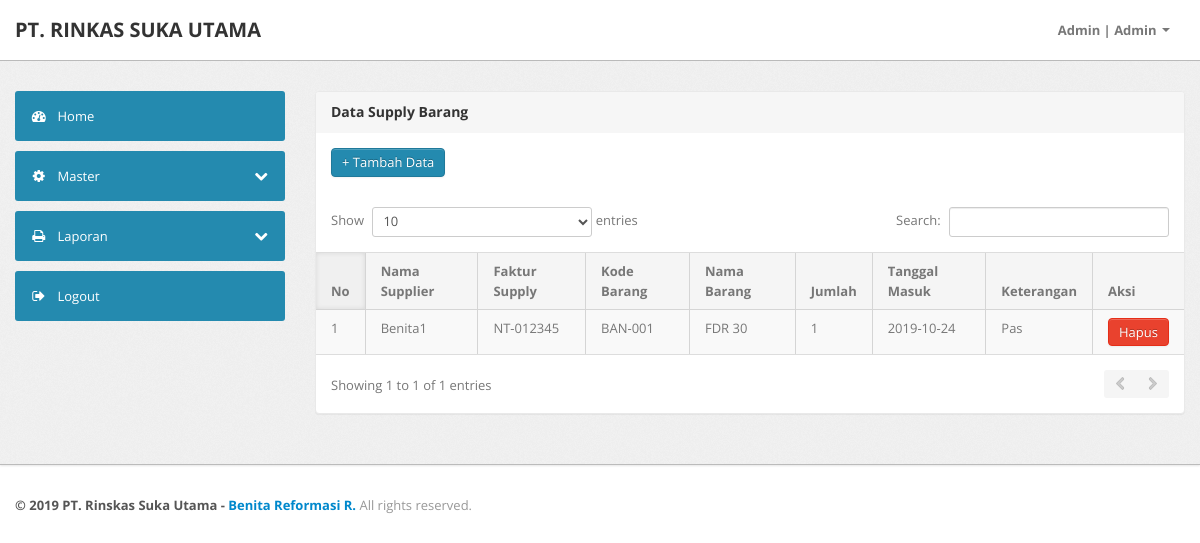
Before: /index.php?page=data_supply (signed in) with the older database file.
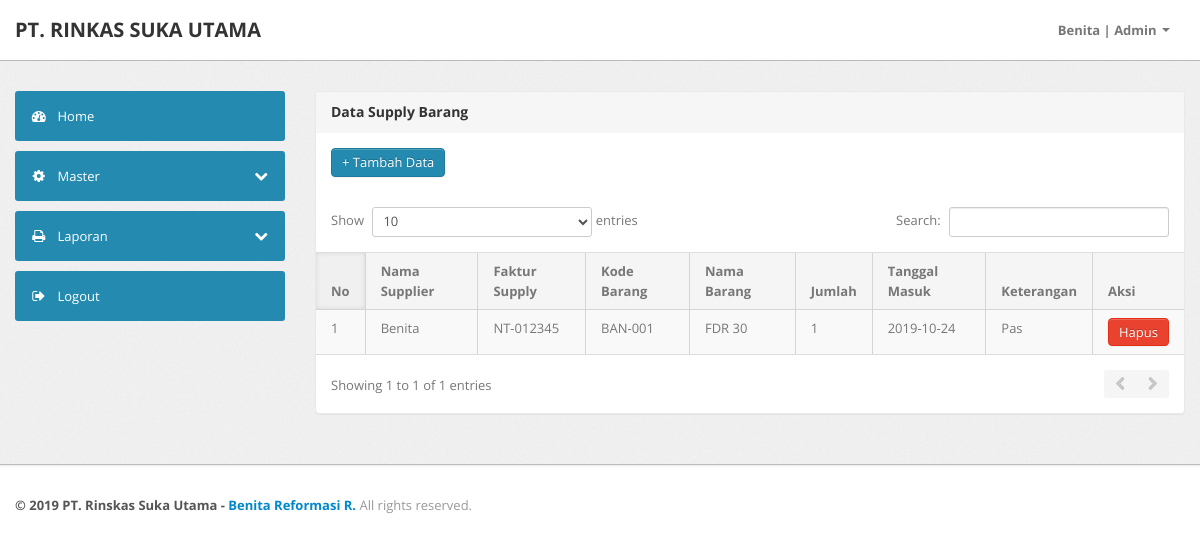
After: the same page with the newer database file.
### tables this page shows
CREATE TABLE `tb_barang_msk` (
  `msk_id` int(11) NOT NULL AUTO_INCREMENT,
  `supplier_id` int(11) NOT NULL,
  `barang_id` int(11) NOT NULL,
  `msk_faktur` varchar(50) NOT NULL,
  `msk_jumlah` int(11) NOT NULL,
  `msk_tgl` date NOT NULL,
  `msk_ket` varchar(50) NOT NULL,
  PRIMARY KEY (`msk_id`)
);

CREATE TABLE `tb_supplier` (
  `supplier_id` int(11) NOT NULL AUTO_INCREMENT,
  `supplier_nama` varchar(50) NOT NULL,
  `supplier_alamat` varchar(100) NOT NULL,
  `supplier_tlp` varchar(50) NOT NULL,
  PRIMARY KEY (`supplier_id`)
);

CREATE TABLE `tb_barang` (
  `barang_id` int(11) NOT NULL AUTO_INCREMENT,
  `kategori_id` int(11) NOT NULL,
  `barang_kode` varchar(50) NOT NULL,
  `barang_nama` varchar(50) NOT NULL,
  `barang_stok` int(11) NOT NULL,
  `barang_tgl` date NOT NULL,
  `barang_sat` varchar(50) NOT NULL,
  `barang_ket` varchar(100) NOT NULL,
  `barang_jual` int(11) NOT NULL,
  `barang_beli` int(11) NOT NULL,
  PRIMARY KEY (`barang_id`)
);

### koneksi.php (called while the page is built, shortened)
<?php
$no   = 1;

### data_supply.php (the view, shortened to what this page needs)
<div class="span9">
    <div class="content">
        <div class="module">
            <div class="module-head">
                <h3>
                    Data Supply Barang</h3>
            </div>
            <div class="module-body">
                <a class="collapsed btn btn-primary" data-toggle="collapse" href="#Tambah">+ Tambah Data</a>
            </div>
            <div class="module-body table">
                <div id="Tambah" class="collapse unstyled">
                    <form action="" method="post" class="form-horizontal row-fluid">
                    </form>
                </div>
                <table cellpadding="0" cellspacing="0" border="0" class="datatable-1 table table-bordered table-striped display" width="100%">
                    <thead>
                        <tr>
                            <th width="10">No</th>
                            <th>
                                Nama Supplier
                            </th>
                            <th>
                                Faktur Supply
                            </th>
                            <th>
                                Kode Barang
                            </th>
                            <th>
                                Nama Barang
                            </th>
                            <th>
                                Jumlah
                            </th>
                            <th>
                                Tanggal Masuk
                            </th>
                            <th>
                                Keterangan
                            </th>
                            <th width="60">
                                Aksi
                            </th>
                        </tr>
                    </thead>
                    <tbody>
                        <?php
                        $ambil = $koneksi->query("SELECT * FROM tb_barang_msk JOIN tb_barang ON tb_barang_msk.barang_id=tb_barang.barang_id JOIN tb_supplier ON tb_barang_msk.supplier_id=tb_supplier.supplier_id");
                        while ($pecah = $ambil->fetch_object()) {
                            ?>
                            <tr class="odd gradeX">
                                <td>
                                    <?php echo $no++ ?>
                                </td>
                                <td>
                                    <?php echo $pecah->supplier_nama ?>
                                </td>
                                <td>
                                    <?php echo $pecah->msk_faktur ?>
                                </td>
                                <td>
                                    <?php echo $pecah->barang_kode ?>
                                </td>
                                <td>
                                    <?php echo $pecah->barang_nama ?>
                                </td>
                                <td>
                                    <?php echo $pecah->msk_jumlah ?>
                                </td>
                                <td>
                                    <?php echo $pecah->msk_tgl ?>
                                </td>
                                <td>
                                    <?php echo $pecah->msk_ket ?>
                                </td>
                                <td>
                                    <a href="index.php?page=aksi_supply/supply_hapus&id=<?php echo $pecah->msk_id ?>" class="btn btn-danger">Hapus</a>
                                </td>
                            </tr>
                        <?php } ?>
                    </tbody>
                </table>
            </div>
        </div>
    </div>
</div>

### components/top_bar.php (shortened to what this page needs)
<div class="navbar navbar-fixed-top">
    <div class="navbar-inner">
        <div class="container">
                <a class="brand" href="index.php">PT. RINKAS SUKA UTAMA </a>
            <div class="nav-collapse collapse navbar-inverse-collapse">
                <ul class="nav pull-right">
                    <li class="nav-user dropdown"><a href="#" class="dropdown-toggle" data-toggle="dropdown">
                            <?php echo $_SESSION['pengguna']; ?>
                            |
                            <?php echo $_SESSION['pengguna_level']; ?>
                            <b class="caret"></b></a>
                    </li>
                </ul>
            </div>
        </div>
    </div>
</div>

Changed rows visible on the page:
changed through a linked row, tb_barang_msk "NT-012345": supplier.supplier_nama "Benita1" → "Benita"
Other visible differences:
$_SESSION['pengguna']: "Admin" → "Benita"
